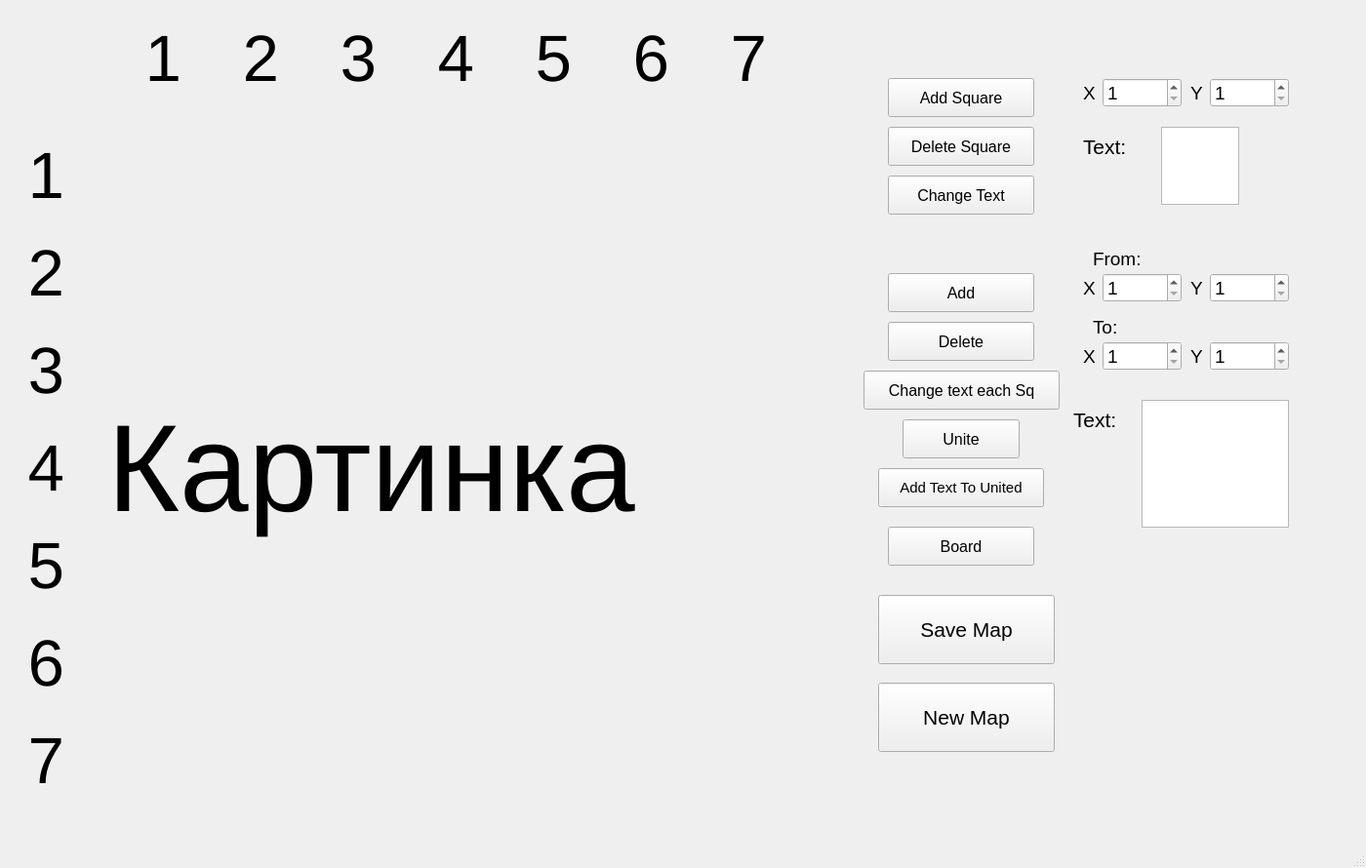
<?xml version="1.0" encoding="UTF-8"?>
<ui version="4.0">
 <class>MainWindow</class>
 <widget class="QMainWindow" name="MainWindow">
  <property name="geometry">
   <rect>
    <x>0</x>
    <y>0</y>
    <width>1400</width>
    <height>890</height>
   </rect>
  </property>
  <property name="sizePolicy">
   <sizepolicy hsizetype="Preferred" vsizetype="Preferred">
    <horstretch>0</horstretch>
    <verstretch>0</verstretch>
   </sizepolicy>
  </property>
  <property name="windowTitle">
   <string>MainWindow</string>
  </property>
  <widget class="QWidget" name="centralwidget">
   <widget class="QLabel" name="label">
    <property name="geometry">
     <rect>
      <x>110</x>
      <y>110</y>
      <width>740</width>
      <height>740</height>
     </rect>
    </property>
    <property name="font">
     <font>
      <pointsize>95</pointsize>
     </font>
    </property>
    <property name="text">
     <string>Картинка</string>
    </property>
   </widget>
   <widget class="QPushButton" name="new_map">
    <property name="geometry">
     <rect>
      <x>900</x>
      <y>700</y>
      <width>181</width>
      <height>71</height>
     </rect>
    </property>
    <property name="font">
     <font>
      <pointsize>16</pointsize>
     </font>
    </property>
    <property name="text">
     <string>New Map</string>
    </property>
   </widget>
   <widget class="QPushButton" name="save_map">
    <property name="geometry">
     <rect>
      <x>900</x>
      <y>610</y>
      <width>181</width>
      <height>71</height>
     </rect>
    </property>
    <property name="font">
     <font>
      <pointsize>16</pointsize>
     </font>
    </property>
    <property name="text">
     <string>Save Map</string>
    </property>
   </widget>
   <widget class="QPushButton" name="add_sq">
    <property name="geometry">
     <rect>
      <x>910</x>
      <y>80</y>
      <width>150</width>
      <height>40</height>
     </rect>
    </property>
    <property name="font">
     <font>
      <pointsize>12</pointsize>
     </font>
    </property>
    <property name="text">
     <string>Add Square</string>
    </property>
   </widget>
   <widget class="QSpinBox" name="sq_x">
    <property name="geometry">
     <rect>
      <x>1130</x>
      <y>80</y>
      <width>81</width>
      <height>30</height>
     </rect>
    </property>
    <property name="font">
     <font>
      <pointsize>14</pointsize>
     </font>
    </property>
    <property name="minimum">
     <number>1</number>
    </property>
    <property name="maximum">
     <number>7</number>
    </property>
   </widget>
   <widget class="QLabel" name="label_2">
    <property name="geometry">
     <rect>
      <x>1110</x>
      <y>80</y>
      <width>16</width>
      <height>30</height>
     </rect>
    </property>
    <property name="font">
     <font>
      <pointsize>14</pointsize>
     </font>
    </property>
    <property name="text">
     <string>X</string>
    </property>
   </widget>
   <widget class="QLabel" name="label_3">
    <property name="geometry">
     <rect>
      <x>1220</x>
      <y>80</y>
      <width>16</width>
      <height>30</height>
     </rect>
    </property>
    <property name="font">
     <font>
      <pointsize>14</pointsize>
     </font>
    </property>
    <property name="text">
     <string>Y</string>
    </property>
   </widget>
   <widget class="QSpinBox" name="sq_y">
    <property name="geometry">
     <rect>
      <x>1240</x>
      <y>80</y>
      <width>81</width>
      <height>30</height>
     </rect>
    </property>
    <property name="font">
     <font>
      <pointsize>14</pointsize>
     </font>
    </property>
    <property name="minimum">
     <number>1</number>
    </property>
    <property name="maximum">
     <number>7</number>
    </property>
   </widget>
   <widget class="QLabel" name="label_4">
    <property name="geometry">
     <rect>
      <x>130</x>
      <y>10</y>
      <width>100</width>
      <height>100</height>
     </rect>
    </property>
    <property name="font">
     <font>
      <pointsize>50</pointsize>
     </font>
    </property>
    <property name="autoFillBackground">
     <bool>false</bool>
    </property>
    <property name="text">
     <string> 1 </string>
    </property>
   </widget>
   <widget class="QLabel" name="label_5">
    <property name="geometry">
     <rect>
      <x>230</x>
      <y>10</y>
      <width>100</width>
      <height>100</height>
     </rect>
    </property>
    <property name="font">
     <font>
      <pointsize>50</pointsize>
     </font>
    </property>
    <property name="autoFillBackground">
     <bool>false</bool>
    </property>
    <property name="text">
     <string> 2 </string>
    </property>
   </widget>
   <widget class="QLabel" name="label_6">
    <property name="geometry">
     <rect>
      <x>330</x>
      <y>10</y>
      <width>100</width>
      <height>100</height>
     </rect>
    </property>
    <property name="font">
     <font>
      <pointsize>50</pointsize>
     </font>
    </property>
    <property name="autoFillBackground">
     <bool>false</bool>
    </property>
    <property name="text">
     <string> 3 </string>
    </property>
   </widget>
   <widget class="QLabel" name="label_7">
    <property name="geometry">
     <rect>
      <x>630</x>
      <y>10</y>
      <width>100</width>
      <height>100</height>
     </rect>
    </property>
    <property name="font">
     <font>
      <pointsize>50</pointsize>
     </font>
    </property>
    <property name="autoFillBackground">
     <bool>false</bool>
    </property>
    <property name="text">
     <string> 6 </string>
    </property>
   </widget>
   <widget class="QLabel" name="label_8">
    <property name="geometry">
     <rect>
      <x>530</x>
      <y>10</y>
      <width>100</width>
      <height>100</height>
     </rect>
    </property>
    <property name="font">
     <font>
      <pointsize>50</pointsize>
     </font>
    </property>
    <property name="autoFillBackground">
     <bool>false</bool>
    </property>
    <property name="text">
     <string> 5 </string>
    </property>
   </widget>
   <widget class="QLabel" name="label_9">
    <property name="geometry">
     <rect>
      <x>430</x>
      <y>10</y>
      <width>100</width>
      <height>100</height>
     </rect>
    </property>
    <property name="font">
     <font>
      <pointsize>50</pointsize>
     </font>
    </property>
    <property name="autoFillBackground">
     <bool>false</bool>
    </property>
    <property name="text">
     <string> 4 </string>
    </property>
   </widget>
   <widget class="QLabel" name="label_10">
    <property name="geometry">
     <rect>
      <x>730</x>
      <y>10</y>
      <width>100</width>
      <height>100</height>
     </rect>
    </property>
    <property name="font">
     <font>
      <pointsize>50</pointsize>
     </font>
    </property>
    <property name="autoFillBackground">
     <bool>false</bool>
    </property>
    <property name="text">
     <string> 7 </string>
    </property>
   </widget>
   <widget class="QLabel" name="label_11">
    <property name="geometry">
     <rect>
      <x>1110</x>
      <y>130</y>
      <width>61</width>
      <height>41</height>
     </rect>
    </property>
    <property name="font">
     <font>
      <pointsize>16</pointsize>
     </font>
    </property>
    <property name="text">
     <string>Text:</string>
    </property>
   </widget>
   <widget class="QTextEdit" name="sq_text">
    <property name="geometry">
     <rect>
      <x>1190</x>
      <y>130</y>
      <width>80</width>
      <height>80</height>
     </rect>
    </property>
    <property name="font">
     <font>
      <pointsize>10</pointsize>
     </font>
    </property>
    <property name="layoutDirection">
     <enum>Qt::RightToLeft</enum>
    </property>
   </widget>
   <widget class="QPushButton" name="del_sq">
    <property name="geometry">
     <rect>
      <x>910</x>
      <y>130</y>
      <width>150</width>
      <height>40</height>
     </rect>
    </property>
    <property name="font">
     <font>
      <pointsize>12</pointsize>
     </font>
    </property>
    <property name="text">
     <string>Delete Square</string>
    </property>
   </widget>
   <widget class="QSpinBox" name="from_x">
    <property name="geometry">
     <rect>
      <x>1130</x>
      <y>280</y>
      <width>81</width>
      <height>30</height>
     </rect>
    </property>
    <property name="font">
     <font>
      <pointsize>14</pointsize>
     </font>
    </property>
    <property name="minimum">
     <number>1</number>
    </property>
    <property name="maximum">
     <number>7</number>
    </property>
   </widget>
   <widget class="QLabel" name="label_14">
    <property name="geometry">
     <rect>
      <x>1110</x>
      <y>280</y>
      <width>16</width>
      <height>30</height>
     </rect>
    </property>
    <property name="font">
     <font>
      <pointsize>14</pointsize>
     </font>
    </property>
    <property name="text">
     <string>X</string>
    </property>
   </widget>
   <widget class="QSpinBox" name="from_y">
    <property name="geometry">
     <rect>
      <x>1240</x>
      <y>280</y>
      <width>81</width>
      <height>30</height>
     </rect>
    </property>
    <property name="font">
     <font>
      <pointsize>14</pointsize>
     </font>
    </property>
    <property name="minimum">
     <number>1</number>
    </property>
    <property name="maximum">
     <number>7</number>
    </property>
   </widget>
   <widget class="QLabel" name="label_15">
    <property name="geometry">
     <rect>
      <x>1220</x>
      <y>280</y>
      <width>16</width>
      <height>30</height>
     </rect>
    </property>
    <property name="font">
     <font>
      <pointsize>14</pointsize>
     </font>
    </property>
    <property name="text">
     <string>Y</string>
    </property>
   </widget>
   <widget class="QPushButton" name="unite">
    <property name="geometry">
     <rect>
      <x>925</x>
      <y>430</y>
      <width>120</width>
      <height>40</height>
     </rect>
    </property>
    <property name="font">
     <font>
      <pointsize>12</pointsize>
     </font>
    </property>
    <property name="text">
     <string>Unite</string>
    </property>
   </widget>
   <widget class="QSpinBox" name="to_x">
    <property name="geometry">
     <rect>
      <x>1130</x>
      <y>350</y>
      <width>81</width>
      <height>30</height>
     </rect>
    </property>
    <property name="font">
     <font>
      <pointsize>14</pointsize>
     </font>
    </property>
    <property name="minimum">
     <number>1</number>
    </property>
    <property name="maximum">
     <number>7</number>
    </property>
   </widget>
   <widget class="QLabel" name="label_16">
    <property name="geometry">
     <rect>
      <x>1220</x>
      <y>350</y>
      <width>16</width>
      <height>30</height>
     </rect>
    </property>
    <property name="font">
     <font>
      <pointsize>14</pointsize>
     </font>
    </property>
    <property name="text">
     <string>Y</string>
    </property>
   </widget>
   <widget class="QLabel" name="label_17">
    <property name="geometry">
     <rect>
      <x>1110</x>
      <y>350</y>
      <width>16</width>
      <height>30</height>
     </rect>
    </property>
    <property name="font">
     <font>
      <pointsize>14</pointsize>
     </font>
    </property>
    <property name="text">
     <string>X</string>
    </property>
   </widget>
   <widget class="QSpinBox" name="to_y">
    <property name="geometry">
     <rect>
      <x>1240</x>
      <y>350</y>
      <width>81</width>
      <height>30</height>
     </rect>
    </property>
    <property name="font">
     <font>
      <pointsize>14</pointsize>
     </font>
    </property>
    <property name="minimum">
     <number>1</number>
    </property>
    <property name="maximum">
     <number>7</number>
    </property>
   </widget>
   <widget class="QLabel" name="label_18">
    <property name="geometry">
     <rect>
      <x>1120</x>
      <y>250</y>
      <width>71</width>
      <height>30</height>
     </rect>
    </property>
    <property name="font">
     <font>
      <pointsize>14</pointsize>
     </font>
    </property>
    <property name="text">
     <string>From:</string>
    </property>
   </widget>
   <widget class="QLabel" name="label_19">
    <property name="geometry">
     <rect>
      <x>1120</x>
      <y>320</y>
      <width>40</width>
      <height>30</height>
     </rect>
    </property>
    <property name="font">
     <font>
      <pointsize>14</pointsize>
     </font>
    </property>
    <property name="text">
     <string>To:</string>
    </property>
   </widget>
   <widget class="QLabel" name="label_20">
    <property name="geometry">
     <rect>
      <x>10</x>
      <y>630</y>
      <width>100</width>
      <height>100</height>
     </rect>
    </property>
    <property name="font">
     <font>
      <pointsize>50</pointsize>
     </font>
    </property>
    <property name="autoFillBackground">
     <bool>false</bool>
    </property>
    <property name="text">
     <string> 6 </string>
    </property>
   </widget>
   <widget class="QLabel" name="label_21">
    <property name="geometry">
     <rect>
      <x>10</x>
      <y>430</y>
      <width>100</width>
      <height>100</height>
     </rect>
    </property>
    <property name="font">
     <font>
      <pointsize>50</pointsize>
     </font>
    </property>
    <property name="autoFillBackground">
     <bool>false</bool>
    </property>
    <property name="text">
     <string> 4 </string>
    </property>
   </widget>
   <widget class="QLabel" name="label_22">
    <property name="geometry">
     <rect>
      <x>10</x>
      <y>330</y>
      <width>100</width>
      <height>100</height>
     </rect>
    </property>
    <property name="font">
     <font>
      <pointsize>50</pointsize>
     </font>
    </property>
    <property name="autoFillBackground">
     <bool>false</bool>
    </property>
    <property name="text">
     <string> 3 </string>
    </property>
   </widget>
   <widget class="QLabel" name="label_23">
    <property name="geometry">
     <rect>
      <x>10</x>
      <y>230</y>
      <width>100</width>
      <height>100</height>
     </rect>
    </property>
    <property name="font">
     <font>
      <pointsize>50</pointsize>
     </font>
    </property>
    <property name="autoFillBackground">
     <bool>false</bool>
    </property>
    <property name="text">
     <string> 2 </string>
    </property>
   </widget>
   <widget class="QLabel" name="label_24">
    <property name="geometry">
     <rect>
      <x>10</x>
      <y>730</y>
      <width>100</width>
      <height>100</height>
     </rect>
    </property>
    <property name="font">
     <font>
      <pointsize>50</pointsize>
     </font>
    </property>
    <property name="autoFillBackground">
     <bool>false</bool>
    </property>
    <property name="text">
     <string> 7 </string>
    </property>
   </widget>
   <widget class="QLabel" name="label_25">
    <property name="geometry">
     <rect>
      <x>10</x>
      <y>130</y>
      <width>100</width>
      <height>100</height>
     </rect>
    </property>
    <property name="font">
     <font>
      <pointsize>50</pointsize>
     </font>
    </property>
    <property name="autoFillBackground">
     <bool>false</bool>
    </property>
    <property name="text">
     <string> 1 </string>
    </property>
   </widget>
   <widget class="QLabel" name="label_26">
    <property name="geometry">
     <rect>
      <x>10</x>
      <y>530</y>
      <width>100</width>
      <height>100</height>
     </rect>
    </property>
    <property name="font">
     <font>
      <pointsize>50</pointsize>
     </font>
    </property>
    <property name="autoFillBackground">
     <bool>false</bool>
    </property>
    <property name="text">
     <string> 5 </string>
    </property>
   </widget>
   <widget class="QTextEdit" name="mul_text">
    <property name="geometry">
     <rect>
      <x>1170</x>
      <y>410</y>
      <width>151</width>
      <height>131</height>
     </rect>
    </property>
    <property name="font">
     <font>
      <pointsize>12</pointsize>
     </font>
    </property>
   </widget>
   <widget class="QPushButton" name="unite_add_text">
    <property name="geometry">
     <rect>
      <x>900</x>
      <y>480</y>
      <width>170</width>
      <height>40</height>
     </rect>
    </property>
    <property name="font">
     <font>
      <pointsize>11</pointsize>
     </font>
    </property>
    <property name="text">
     <string>Add Text To United</string>
    </property>
   </widget>
   <widget class="QPushButton" name="change_text">
    <property name="geometry">
     <rect>
      <x>910</x>
      <y>180</y>
      <width>150</width>
      <height>40</height>
     </rect>
    </property>
    <property name="font">
     <font>
      <pointsize>12</pointsize>
     </font>
    </property>
    <property name="text">
     <string>Change Text</string>
    </property>
   </widget>
   <widget class="QLabel" name="label_12">
    <property name="geometry">
     <rect>
      <x>1100</x>
      <y>410</y>
      <width>61</width>
      <height>41</height>
     </rect>
    </property>
    <property name="font">
     <font>
      <pointsize>16</pointsize>
     </font>
    </property>
    <property name="text">
     <string>Text:</string>
    </property>
   </widget>
   <widget class="QPushButton" name="del_sq_mul">
    <property name="geometry">
     <rect>
      <x>910</x>
      <y>330</y>
      <width>150</width>
      <height>40</height>
     </rect>
    </property>
    <property name="font">
     <font>
      <pointsize>12</pointsize>
     </font>
    </property>
    <property name="text">
     <string>Delete</string>
    </property>
   </widget>
   <widget class="QPushButton" name="add_sq_mul">
    <property name="geometry">
     <rect>
      <x>910</x>
      <y>280</y>
      <width>150</width>
      <height>40</height>
     </rect>
    </property>
    <property name="font">
     <font>
      <pointsize>12</pointsize>
     </font>
    </property>
    <property name="text">
     <string>Add</string>
    </property>
   </widget>
   <widget class="QPushButton" name="change_text_mul">
    <property name="geometry">
     <rect>
      <x>885</x>
      <y>380</y>
      <width>201</width>
      <height>40</height>
     </rect>
    </property>
    <property name="font">
     <font>
      <pointsize>12</pointsize>
     </font>
    </property>
    <property name="text">
     <string>Change text each Sq</string>
    </property>
   </widget>
   <widget class="QPushButton" name="border">
    <property name="geometry">
     <rect>
      <x>910</x>
      <y>540</y>
      <width>150</width>
      <height>40</height>
     </rect>
    </property>
    <property name="font">
     <font>
      <pointsize>12</pointsize>
     </font>
    </property>
    <property name="text">
     <string>Board</string>
    </property>
   </widget>
   <widget class="QLabel" name="tugnus">
    <property name="geometry">
     <rect>
      <x>1340</x>
      <y>803</y>
      <width>56</width>
      <height>56</height>
     </rect>
    </property>
    <property name="text">
     <string/>
    </property>
   </widget>
  </widget>
  <widget class="QMenuBar" name="menubar">
   <property name="geometry">
    <rect>
     <x>0</x>
     <y>0</y>
     <width>1400</width>
     <height>26</height>
    </rect>
   </property>
  </widget>
  <widget class="QStatusBar" name="statusbar"/>
 </widget>
 <resources/>
 <connections/>
</ui>
